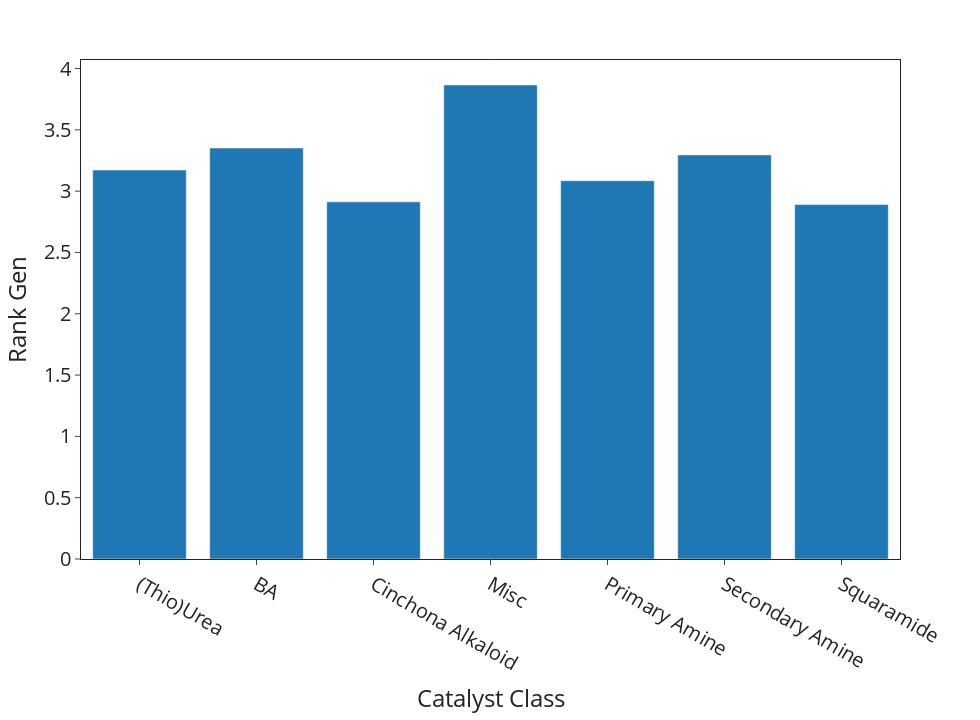

Notebook code cell kept with this figure:
### Code cell
df_ee["rank"] = df_ee.groupby("Reaction")["ee"].rank(method="dense", ascending=False)

mean_rank = df_ee.groupby(['Catalyst_Type'])['rank'].mean()
print(mean_rank)

fig = px.bar(x=mean_rank.index, y=mean_rank,
                labels={'x':'Catalyst Class', 'y':'Rank Gen'},
                template='simple_white',
                width=980, height=720,
                )

fig.update_xaxes(mirror=True)
fig.update_yaxes(mirror=True)

fig.update_layout(
    font_size=20,
)

fig.show()

### Figure 1 — Plotly figure (JSON) as saved in the notebook; plotly's stock layout.template omitted (floating-point values rounded to 4 significant figures)
{"data": [{"alignmentgroup": "True", "hovertemplate": "Catalyst Class=%{x}<br>Rank Gen=%{y}<extra></extra>", "legendgroup": "", "marker": {"color": "#1F77B4", "pattern": {"shape": ""}}, "name": "", "offsetgroup": "", "orientation": "v", "showlegend": false, "textposition": "auto", "type": "bar", "x": ["(Thio)Urea", "BA", "Cinchona Alkaloid", "Misc", "Primary Amine", "Secondary Amine", "Squaramide"], "xaxis": "x", "y": [3.172, 3.352, 2.913, 3.866, 3.085, 3.295, 2.891], "yaxis": "y"}], "layout": {"barmode": "relative", "font": {"size": 20}, "height": 720, "legend": {"tracegroupgap": 0}, "margin": {"t": 60}, "width": 980, "xaxis": {"anchor": "y", "domain": [0, 1], "mirror": true, "title": {"text": "Catalyst Class"}}, "yaxis": {"anchor": "x", "domain": [0, 1], "mirror": true, "title": {"text": "Rank Gen"}}}}
